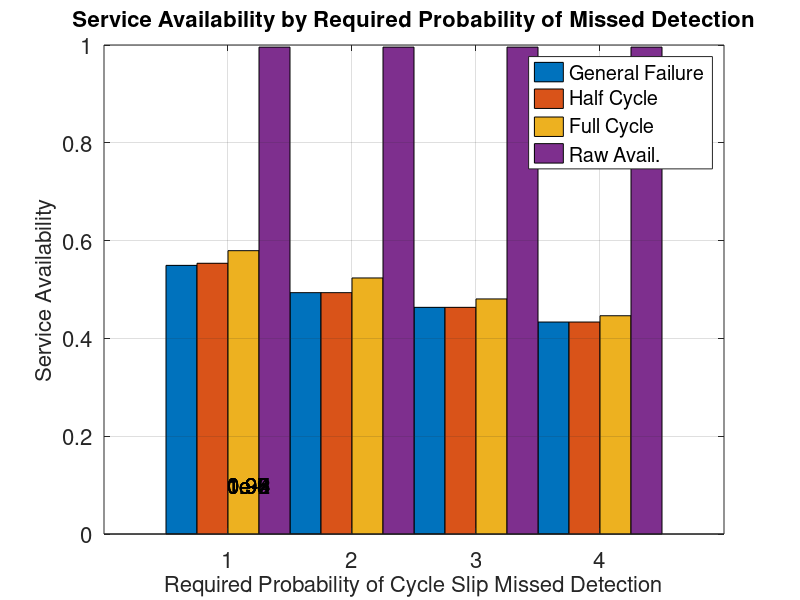
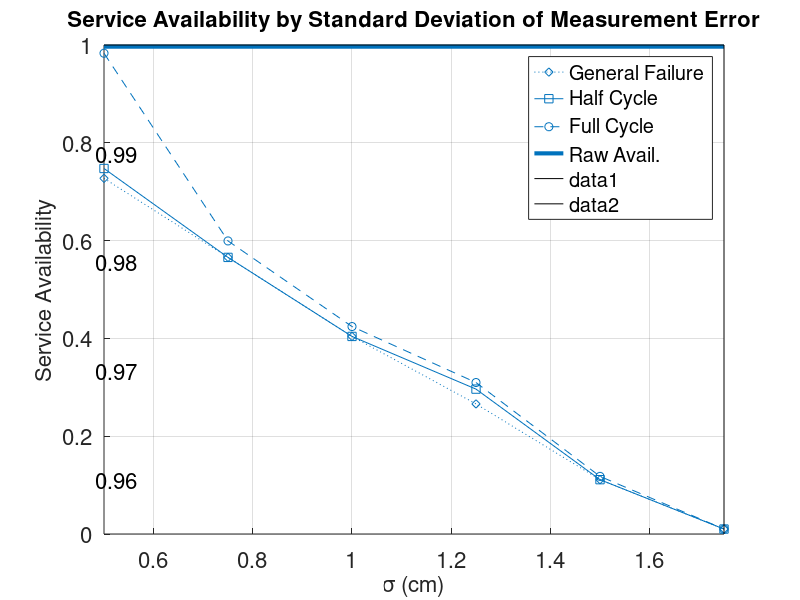
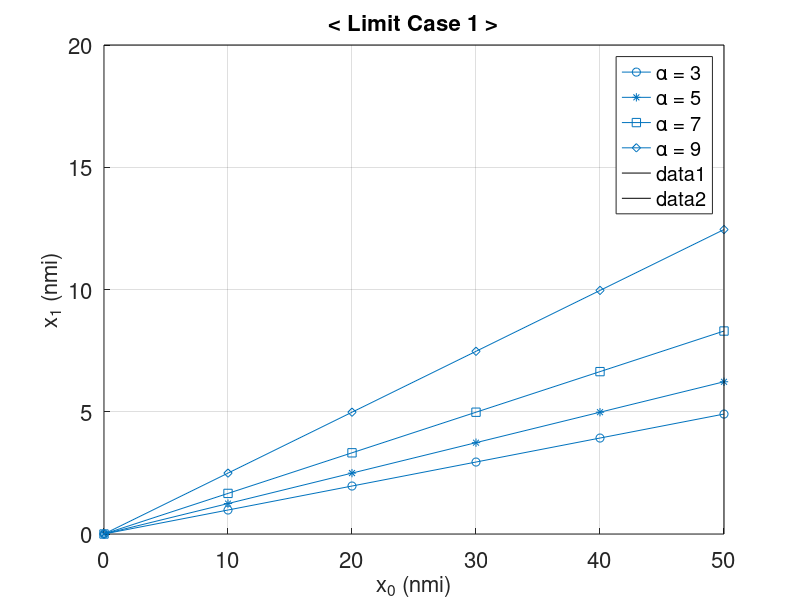
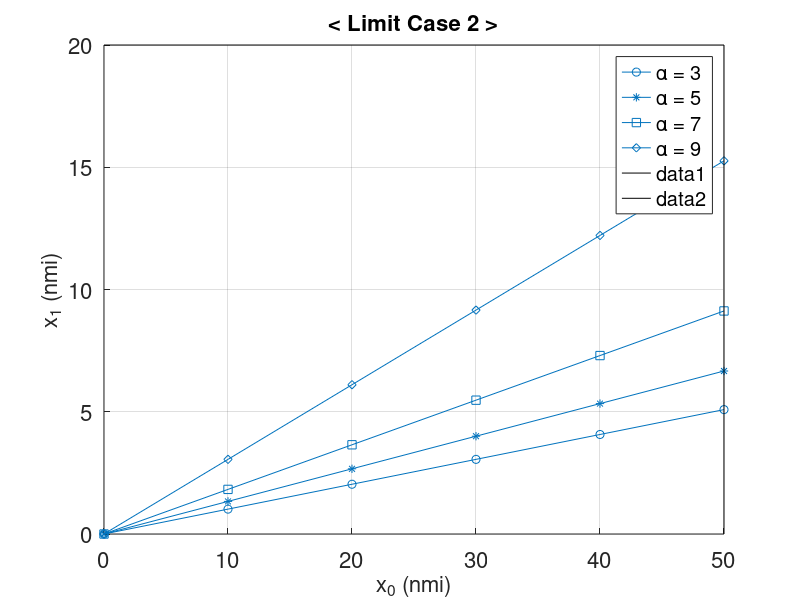

Source code (MATLAB) for these figures, in order:
clear all
close all
%%
clear
Y = [6.4, 6.45, 6.75, 11.6; 5.75, 5.75, 6.1, 11.6; 5.4, 5.4, 5.6, 11.6; 5.05, 5.05, 5.2, 11.6]/11.65;
bar(Y,1);grid on;set(gca,'FontSize',16);
xlabel('Required Probability of Cycle Slip Missed Detection','FontSize',16);ylabel('Service Availability','FontSize',16);title('Service Availability by Required Probability of Missed Detection','FontSize',16)
text(1,0.1,'1e-2','FontSize',16);text(1,0.1,'1e-3','FontSize',16);text(1,0.1,'1e-4','FontSize',16);text(1,0.1,'1e-5','FontSize',16);
text(1,0.1,'0.95','FontSize',16);text(1,0.1,'0.96','FontSize',16);text(1,0.1,'0.97','FontSize',16);text(1,0.1,'0.98','FontSize',16);text(1,0.1,'0.99','FontSize',16);
text(1,0.1,'     ','FontSize',16);text(1,0.1,'     ','FontSize',16);text(1,0.1,'     ','FontSize',16);text(1,0.1,'     ','FontSize',16);text(1,0.1,'     ','FontSize',16);
legend('General Failure', 'Half Cycle', 'Full Cycle', 'Raw Avail.');
clear
X1 = [0.5, 0.75, 1, 1.25, 1.5, 1.75];
Y1 = [10.8, 11.1, 14.6, 14.8; 8.4, 8.4, 8.9, 14.8; 6, 6, 6.3, 14.8; 3.95, 4.4, 4.6, 14.8; 1.65, 1.65, 1.75, 14.8; 0.15, 0.15, 0.15, 14.8]/14.85;
Y1_1 = Y1(:,1)';Y1_2 = Y1(:,2)';Y1_3 = Y1(:,3)';Y1_4 = Y1(:,4)';
figure;hold on;grid on;set(gca, 'FontSize', 16);line(X1, Y1_1, 'LineStyle', ':', 'Marker', 'd');line(X1, Y1_2, 'LineStyle', '-', 'Marker', 's');line(X1, Y1_3, 'LineStyle', '--', 'Marker', 'o');line(X1, Y1_4, 'LineStyle', '-', 'LineWidth', 3);
xlabel('\sigma (cm)','FontSize',16);ylabel('Service Availability','FontSize',16);title('Service Availability by Standard Deviation of Measurement Error','FontSize',16)
xlim([0.5, 1.75]);legend('General Failure', 'Half Cycle', 'Full Cycle', 'Raw Avail.');
line([1.75, 1.75], [0, 1], 'color','k');line([0.5, 1.75], [1, 1], 'color','k');
text(0.435,0.22222,'           ','FontSize',16);text(0.435,0.44444,'           ','FontSize',16);text(0.435,0.66666,'           ','FontSize',16);text(0.435,0.88888,'           ','FontSize',16);
text(0.434,0.11111,'    0.96','FontSize',16);text(0.434,0.33333,'    0.97','FontSize',16);text(0.434,0.55555,'    0.98','FontSize',16);text(0.434,0.77777,'    0.99','FontSize',16);
xlabel('\sigma (cm)','FontSize',16);ylabel('Service Availability','FontSize',16);title('Service Availability by Standard Deviation of Measurement Error','FontSize',16)

%%
X1 = [0, 10, 20, 30, 40, 50];
Y1 = [ 0,  0,  0,  0; ...
       (1.3/5.3)*1/5, (1.65/5.3)*1/5, (2.2/5.3)*1/5, (3.3/5.3)*1/5; ...
       (1.3/5.3)*2/5, (1.65/5.3)*2/5, (2.2/5.3)*2/5, (3.3/5.3)*2/5; ...
       (1.3/5.3)*3/5, (1.65/5.3)*3/5, (2.2/5.3)*3/5, (3.3/5.3)*3/5; ...
       (1.3/5.3)*4/5, (1.65/5.3)*4/5, (2.2/5.3)*4/5, (3.3/5.3)*4/5; ...
       (1.3/5.3)*5/5, (1.65/5.3)*5/5, (2.2/5.3)*5/5, (3.3/5.3)*5/5]*20;
Y1_1 = Y1(:,1)';Y1_2 = Y1(:,2)';Y1_3 = Y1(:,3)';Y1_4 = Y1(:,4)';
figure;hold on;grid on;set(gca, 'FontSize', 16);
line(X1, Y1_1, 'LineStyle', '-', 'Marker', 'o');
line(X1, Y1_2, 'LineStyle', '-', 'Marker', '*');
line(X1, Y1_3, 'LineStyle', '-', 'Marker', 's');
line(X1, Y1_4, 'LineStyle', '-', 'Marker', 'd');
axis([0, 50, 0, 20]);legend('\alpha = 3', '\alpha = 5', '\alpha = 7', '\alpha = 9');
line([50, 50], [0, 20], 'color','k');line([0, 50], [19.999, 19.999], 'color','k');
xlabel('x_0 (nmi)','FontSize',16);ylabel('x_1 (nmi)','FontSize',16);title('< Limit Case 1 >','FontSize',16)

%%
X1 = [0, 10, 20, 30, 40, 50];
Y1 = [ 0,  0,  0,  0; ...
       (1.45/5.7)*1/5, (1.9/5.7)*1/5, (2.6/5.7)*1/5, (4.35/5.7)*1/5; ...
       (1.45/5.7)*2/5, (1.9/5.7)*2/5, (2.6/5.7)*2/5, (4.35/5.7)*2/5; ...
       (1.45/5.7)*3/5, (1.9/5.7)*3/5, (2.6/5.7)*3/5, (4.35/5.7)*3/5; ...
       (1.45/5.7)*4/5, (1.9/5.7)*4/5, (2.6/5.7)*4/5, (4.35/5.7)*4/5; ...
       (1.45/5.7)*5/5, (1.9/5.7)*5/5, (2.6/5.7)*5/5, (4.35/5.7)*5/5]*20;
Y1_1 = Y1(:,1)';Y1_2 = Y1(:,2)';Y1_3 = Y1(:,3)';Y1_4 = Y1(:,4)';
figure;hold on;grid on;set(gca, 'FontSize', 16);
line(X1, Y1_1, 'LineStyle', '-', 'Marker', 'o');
line(X1, Y1_2, 'LineStyle', '-', 'Marker', '*');
line(X1, Y1_3, 'LineStyle', '-', 'Marker', 's');
line(X1, Y1_4, 'LineStyle', '-', 'Marker', 'd');
axis([0, 50, 0, 20]);
legend('\alpha = 3', '\alpha = 5', '\alpha = 7', '\alpha = 9');
line([50, 50], [0, 20], 'color','k');line([0, 50], [19.999, 19.999], 'color','k');
xlabel('x_0 (nmi)','FontSize',16);ylabel('x_1 (nmi)','FontSize',16);title('< Limit Case 2 >','FontSize',16)

%%
X1 = [1, 2, 3, 4, 5, 6, 7, 8, 9, 10];
Y1 = [((392.5-15.1)/392.5), ((392.5-14.6)/392.5), ((392.5-10.9)/392.5); ...
      ((392.5-7.4 )/392.5), ((392.5-7.05)/392.5), ((392.5-6.8 )/392.5); ...
      ((392.5-4.5 )/392.5), ((392.5-4.25)/392.5), ((392.5-4   )/392.5); ...
      ((392.5-2.75)/392.5), ((392.5-2.55)/392.5), ((392.5-2.35)/392.5); ...
      ((392.5-1.05)/392.5), ((392.5-0.85)/392.5), ((392.5-0.7 )/392.5); ...
      ((392.5-0.5 )/392.5), ((392.5-0.3 )/392.5), ((392.5-0.2 )/392.5); ...
      ((392.5-0.5 )/392.5), ((392.5-0.3 )/392.5), ((392.5-0.2 )/392.5); ...
      ((392.5-0.5 )/392.5), ((392.5-0.3 )/392.5), ((392.5-0.2)/392.5); ...
      ((392.5-0.5 )/392.5), ((392.5-0.3 )/392.5), ((392.5-0.2 )/392.5); ...
      ((392.5-0.5 )/392.5), ((392.5-0.3 )/392.5), ((392.5-0.2 )/392.5)];
Y1_1 = Y1(:,1)';Y1_2 = Y1(:,2)';Y1_3 = Y1(:,3)';
figure;hold on;grid on;set(gca, 'FontSize', 16);
line(X1, Y1_1, 'LineStyle', '-', 'Marker', 's');
line(X1, Y1_2, 'LineStyle', '-', 'Marker', 'o');
line(X1, Y1_3, 'LineStyle', '-', 'Marker', 'd');
axis([1, 10, 0.96, 1]);
line([1, 10], [0.99999, 0.99999], 'color','k');line([10, 10], [0.96, 1], 'color','k');
legend('mask = 5', 'mask = 7.5', 'mask = 10');
xlabel('\alpha','FontSize',16);ylabel('Availability','FontSize',16);title('< Service Availability >','FontSize',16)

%%
X1 = [0.01, 0.0108, 0.0119, 0.0128, 0.0142, 0.0155, 0.0165, 0.0181, 0.0198, 0.0215, 0.0235, 0.026];
Y1 = [((294-0.25)/294), ((294-0.10)/294), ((294-0.05)/294); ...
      ((294-0.27)/294), ((294-0.12)/294), ((294-0.05)/294); ...
      ((294-0.30)/294), ((294-0.15)/294), ((294-0.10)/294); ...
      ((294-0.39)/294), ((294-0.20)/294), ((294-0.12)/294); ...
      ((294-0.40)/294), ((294-0.25)/294), ((294-0.15)/294); ...
      ((294-2.10)/294), ((294-0.50)/294), ((294-0.20)/294); ...
      ((294-6.50)/294), ((294-2.85)/294), ((294-0.60)/294); ...
      ((294-12.9)/294), ((294-4.30)/294), ((294-0.80)/294); ...
      ((294-20.0)/294), ((294-8.85)/294), ((294-3.40)/294); ...
      ((294-20.0)/294), ((294-16.5)/294), ((294-6.20)/294); ...
      ((294-20.0)/294), ((294-16.5)/294), ((294-12.3)/294); ...
      ((294-20.0)/294), ((294-16.5)/294), ((294-20.0)/294)];
Y1_1 = Y1(:,1)';Y1_2 = Y1(:,2)';Y1_3 = Y1(:,3)';
figure;hold on;grid on;set(gca, 'FontSize', 16);
line(X1, Y1_1, 'LineStyle', '-', 'Marker', 's');
line(X1, Y1_2, 'LineStyle', '-', 'Marker', 'o');
line(X1, Y1_3, 'LineStyle', '-', 'Marker', 'd');
axis([0.01, 0.03, 0.95, 1]);
line([0.01, 0.03], [0.99999, 0.99999], 'color','k');line([0.03, 0.03], [0.95, 1], 'color','k');
legend('mask = 5', 'mask = 7.5', 'mask = 10');
xlabel('\beta','FontSize',16);ylabel('Availability','FontSize',16);title('< Availability >','FontSize',16)
